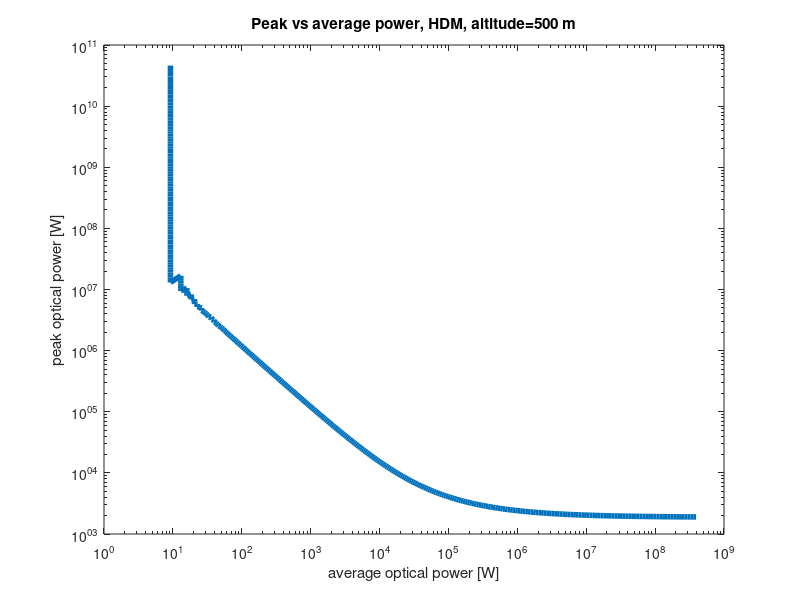

The MATLAB script that drew this image:
% arg1 is csv location
% arg2 is eps destination
clear all;
close;
clc;

colorspec = {[0.4 0 0.8]; [0.4 0.8 0]; [0.4 0.7 0.7]; ...
  [0 0.4 0.8]; [0.8 0.4 0]; [0.7 0.4 0.7]; ...
  [0.8 0 0.4]; [0 0.8 0.4]; [0.7 0.7 0.4]; ...
  [0 0 0.4]; [0 0.4 0]; [0.4 0 0]};


%% Poisson Jetser

sigma = 142e-12
a = 42.5e-12
b = 3.33e-6/sqrt(12)

%n = 1:200000000;
%s = (a^2+sqrt(a^4-4*a^2*sigma^2*n+4*b^2*sigma^2*n)-2*sigma^2*n)/(2*sigma^2);





PPS_B = 1.38e6;
PPS_S = 1.88e5; % photons per watt
pulse_length = 100e-12;

pulses = 1;

for i=1:370
	pulses = ceil(1.1^i);
	n = ceil(pulses*PPS_B*pulse_length);
	req_s = -(a^2-sqrt(a^4-4*a^2*sigma^2*n+4*b^2*sigma^2*n)-2*sigma^2*n)/(2*sigma^2);
	P_av(i) = req_s/PPS_S*256; %number of bins!!!
	P_peak(i) = P_av(i)/(pulses*pulse_length);
end

loglog(P_av, P_peak, 'linewidth', 4);

% threshold = [1 2 4 8 16 32 64 128 256 512 1024]
% x_max = 1000000;
% x = 1:1000;
% % for j=length(threshold):-1:1
% for j=1:length(threshold)
% 	for i=x
% 		y(i) = 1-sum(poisspdf(0:threshold(j), i));
% 	end
% 	semilogx(x,y, 'linewidth', 4, 'Color', colorspec{j})
% 	hold on;
% end

% hold off;
xlabel('average optical power [W]');
ylabel('peak optical power [W]')
% legend('thr=1','thr=2','thr=4','thr=8','thr=16','thr=32','thr=64', 'thr=128','thr=256', 'thr=512','thr=1024', 'location', 'northeastoutside');
title('Peak vs average power, HDM, altitude=500 m');
print('-deps', '-color', '../report/fig/hdm_peak_vs_av.eps');










